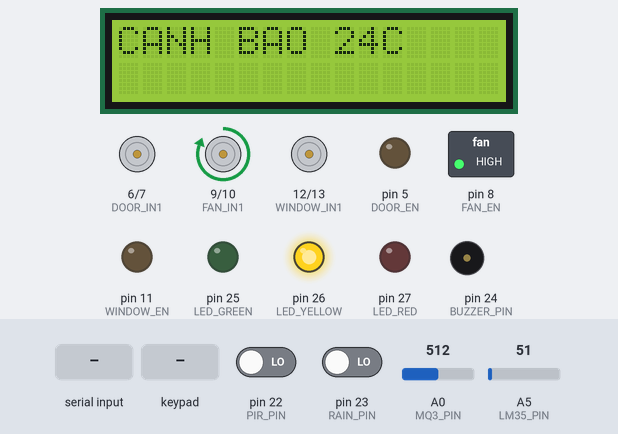
Bench run of a sketch on a simulated Arduino Mega 2560, built with avr-gcc and run on an emulated ATmega2560. On the bench: 16×2 character LCD, motor-driver pin pairs drawn as motors (green arrow = first pin HIGH = forward, orange = second pin HIGH = backward, longer = more drive), switched loads named in the sketch (green lamp = pin HIGH), output pins drawn as LEDs (lit = HIGH), buzzer (waves = sounding, pin HIGH). Inputs (shaded band) come from the test bench; at power-on: A5 (LM35_PIN) = 51, pin 22 (PIR_PIN) LOW, pin 23 (RAIN_PIN) LOW, A0 (MQ3_PIN) = 512. What the sketch prints to the serial monitor is not drawn.

Above: at 2.2 s.
2.3 s: "FACE_OK\n" received over the second serial link
At 3.4 s:
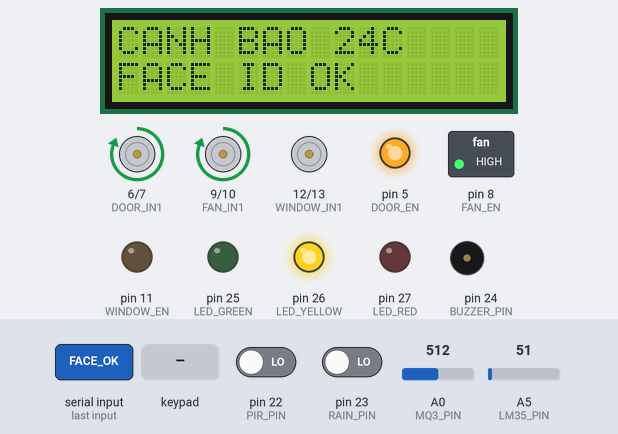
5.3 s: A5 (LM35_PIN) set to 75
At 6.6 s:
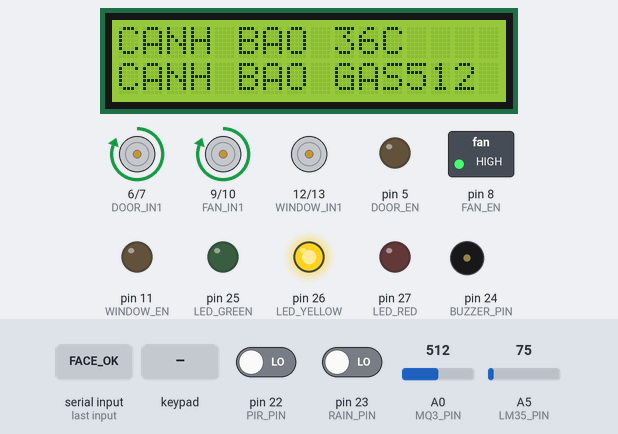
6.9 s: A5 (LM35_PIN) set to 91
At 7.8 s:
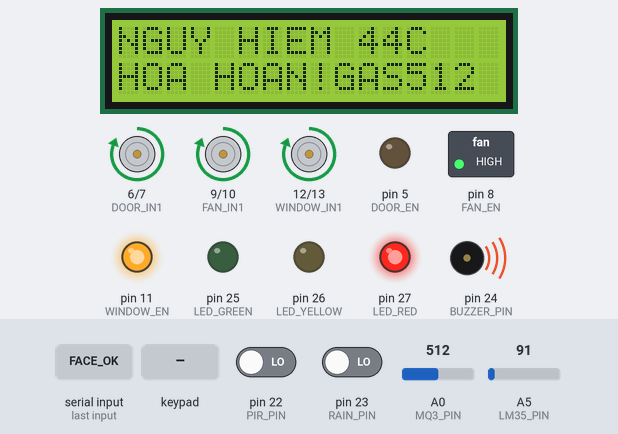
8.5 s: keypad keys 1 2 3 4 * pressed 0.4 s apart
At 11.5 s:
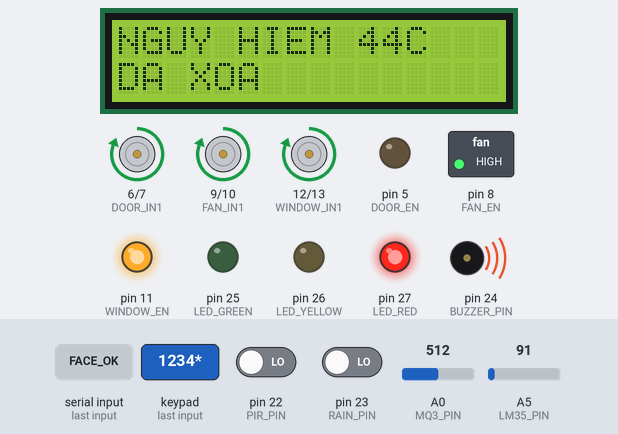
12.0 s: keypad keys 1 2 3 4 # pressed 0.4 s apart
At 14.2 s:
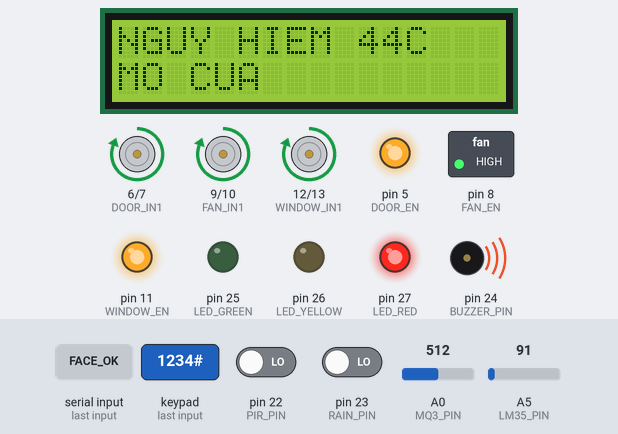
17.0 s: keypad keys 4 0 4 1 4 2 # pressed 0.4 s apart
At 20.9 s:
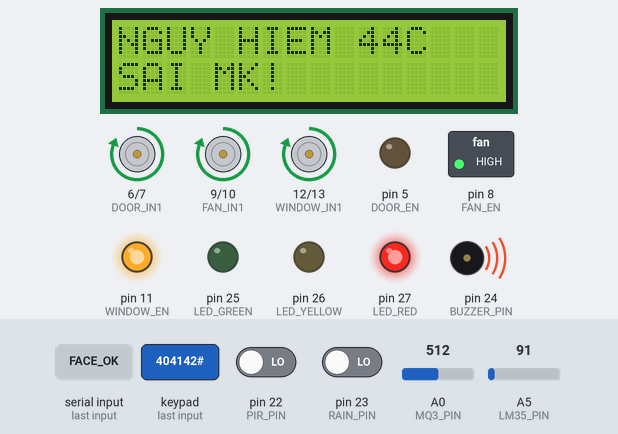
Timing chart, 0 to 22.4 s (numbered marks = the images above; inputs shaded):
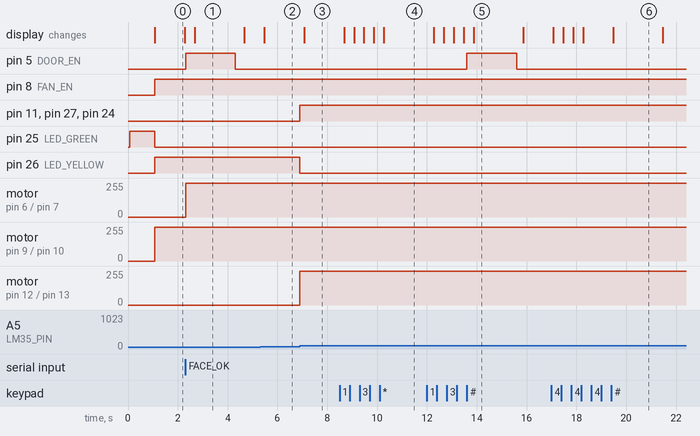

The sketch:

code.ino
```cpp
#include <LiquidCrystal.h>
#include <Keypad.h>

// ================= CẤU HÌNH LCD 16X2 =================
const int LCD_RS = 30, LCD_E = 31, LCD_D4 = 32, LCD_D5 = 33, LCD_D6 = 34, LCD_D7 = 35;
LiquidCrystal lcd(LCD_RS, LCD_E, LCD_D4, LCD_D5, LCD_D6, LCD_D7);

// ================= CHÂN CẢM BIẾN (SENSORS) =================
const int MQ3_PIN   = A0; // BIẾN TRỞ NỐI VÀO ĐÂY
const int LM35_PIN  = A5;
const int PIR_PIN   = 22;
const int RAIN_PIN  = 23;

// ================= CHÂN ĐIỀU KHIỂN =================
const int BUZZER_PIN = 24;
const int LED_GREEN  = 25, LED_YELLOW = 26, LED_RED = 27;

// ================= ĐỘNG CƠ L293D =================
const int DOOR_EN = 5, DOOR_IN1 = 6, DOOR_IN2 = 7;
const int FAN_EN = 8, FAN_IN1 = 9, FAN_IN2 = 10;
const int WINDOW_EN = 11, WINDOW_IN1 = 12, WINDOW_IN2 = 13;

// ================= BÀN PHÍM (KEYPAD) =================
const byte ROWS = 4, COLS = 3;
char keys[ROWS][COLS] = {{'1','2','3'}, {'4','5','6'}, {'7','8','9'}, {'*','0','#'}};
byte rowPins[ROWS] = {36, 37, 38, 39};
byte colPins[COLS] = {40, 41, 42};
Keypad keypad = Keypad(makeKeymap(keys), rowPins, colPins, ROWS, COLS);

// ================= BIẾN HỆ THỐNG =================
String inputPassword = "";
const String adminPassword = "1234";
int wrongPassCount = 0;

bool autoMode = true;
bool fanStatus = false, doorStatus = false, windowStatus = false, buzzerStatus = false;
String systemLevel = "AN TOAN", lastMessage = "HE THONG OK";
String tempMsg = "";

unsigned long lastSend = 0, lastLcd = 0, msgTimer = 0;
unsigned long doorTimer = 0, windowTimer = 0;
bool isDoorMoving = false, isWindowMoving = false;

const unsigned long MOTOR_TIME = 2000;
const unsigned long MSG_HOLD   = 2000; // Giữ tin nhắn 2 giây để kịp đọc

// ================= SETUP =================
void setup() {
  Serial.begin(9600);
  Serial1.begin(9600);

  lcd.begin(16, 2);
  lcd.print("DANG KHOI DONG");

  pinMode(PIR_PIN, INPUT); pinMode(RAIN_PIN, INPUT);
  pinMode(BUZZER_PIN, OUTPUT);
  pinMode(LED_GREEN, OUTPUT); pinMode(LED_YELLOW, OUTPUT); pinMode(LED_RED, OUTPUT);

  pinMode(DOOR_EN, OUTPUT); pinMode(DOOR_IN1, OUTPUT); pinMode(DOOR_IN2, OUTPUT);
  pinMode(FAN_EN, OUTPUT); pinMode(FAN_IN1, OUTPUT); pinMode(FAN_IN2, OUTPUT);
  pinMode(WINDOW_EN, OUTPUT); pinMode(WINDOW_IN1, OUTPUT); pinMode(WINDOW_IN2, OUTPUT);

  stopAll();
  setLedSafe();
  delay(1000);
  lcd.clear();
}

// ================= LOOP =================
void loop() {
  // Đọc giá trị từ biến trở giả lập Gas
  int gas = analogRead(MQ3_PIN);
  float t = (analogRead(LM35_PIN) * 5.0 / 1023.0) * 100.0;
  int pir = digitalRead(PIR_PIN);
  int rain = digitalRead(RAIN_PIN);

  handleKeypad();
  readSerial();
  updateMotors();

  if (autoMode) {
    autoLogic(gas, t, pir, rain);
  }

  updateDisplay(gas, t);

  if (millis() - lastSend >= 1500) {
    lastSend = millis();
    sendData(gas, t, pir, rain);
  }
}

// ================= LOGIC TỰ ĐỘNG =================
void autoLogic(int gas, float temp, int pir, int rain) {
  bool needsFan = (temp > 35.0 || gas > 300);
  bool isDanger = (temp > 40.0 || gas > 600);
  bool isRaining = (rain == HIGH);

  if (isDanger) {
    systemLevel = "NGUY HIEM";
    lastMessage = (gas > 600) ? "KHI GAS CAO!" : "HOA HOAN!";
    setLedDanger(); buzzerOn(); fanOn();
    if (!isRaining && !isWindowMoving) startWindow(true);
  }
  else if (needsFan || isRaining) {
    systemLevel = "CANH BAO";
    if (gas > 300) lastMessage = "CANH BAO GAS";
    else if (temp > 35.0) lastMessage = "NHIET DO CAO";
    else lastMessage = "CO MUA - DONG CS";

    setLedWarning(); buzzerOff();
    if (needsFan) fanOn(); else fanOff();
    // Chỉ đóng cửa sổ nếu đang mưa và chưa quay
    if (isRaining && !isWindowMoving) startWindow(false);
    // Tránh bật/tắt liên tục - nếu window đang quay thì không can thiệp
  }
  else {
    systemLevel = "AN TOAN";
    lastMessage = (pir == HIGH) ? "CO NGUOI" : "HE THONG OK";
    setLedSafe(); buzzerOff();
    if (!isDoorMoving && !isWindowMoving) fanOff();
  }
}

// ================= GIAO DIỆN LCD =================
void updateDisplay(int gas, float t) {
  if (millis() - lastLcd < 400) return; // Cập nhật nhanh hơn để thấy biến trở nhảy số
  lastLcd = millis();

  lcd.setCursor(0, 0);
  lcd.print(systemLevel); lcd.print(" "); lcd.print((int)t); lcd.print("C  ");

  lcd.setCursor(0, 1);
  // Ưu tiên hiện tin nhắn sự kiện (nhập pass, face id) trong 2s
  if (millis() - msgTimer < MSG_HOLD) {
    lcd.print(tempMsg); lcd.print("          ");
  }
  else if (inputPassword.length() > 0) {
    lcd.print("PASS: ");
    for(int i=0; i<inputPassword.length(); i++) lcd.print("*");
    lcd.print("    ");
  }
  else {
    // Hiện giá trị gas thực tế khi xoay biến trở
    lcd.print(lastMessage);
    lcd.setCursor(12, 1);
    lcd.print(gas); lcd.print("  ");
  }
}

// ================= CÁC HÀM ĐIỀU KHIỂN =================
void updateMotors() {
  if (isDoorMoving && (millis() - doorTimer >= MOTOR_TIME)) {
    digitalWrite(DOOR_EN, LOW); isDoorMoving = false;
  }
  if (isWindowMoving && (millis() - windowTimer >= MOTOR_TIME)) {
    digitalWrite(WINDOW_EN, LOW); isWindowMoving = false;
  }
}

void startDoor(bool open) {
  // Nếu đang quay, dừng trước
  if (isDoorMoving) {
    digitalWrite(DOOR_EN, LOW);
    isDoorMoving = false;
    delay(100);  // Chờ motor dừng
  }

  digitalWrite(DOOR_EN, HIGH);
  digitalWrite(DOOR_IN1, open ? HIGH : LOW);
  digitalWrite(DOOR_IN2, open ? LOW : HIGH);
  doorStatus = open;
  doorTimer = millis();
  isDoorMoving = true;
}

void stopDoor() {
  if (isDoorMoving) {
    digitalWrite(DOOR_EN, LOW);
    isDoorMoving = false;
  }
}

void startWindow(bool open) {
  // Nếu đang quay, dừng trước
  if (isWindowMoving) {
    digitalWrite(WINDOW_EN, LOW);
    isWindowMoving = false;
    delay(100);  // Chờ motor dừng
  }

  digitalWrite(WINDOW_EN, HIGH);
  digitalWrite(WINDOW_IN1, open ? HIGH : LOW);
  digitalWrite(WINDOW_IN2, open ? LOW : HIGH);
  windowStatus = open;
  windowTimer = millis();
  isWindowMoving = true;
}

void stopWindow() {
  if (isWindowMoving) {
    digitalWrite(WINDOW_EN, LOW);
    isWindowMoving = false;
  }
}

void handleKeypad() {
  char key = keypad.getKey();
  if (!key) return;
  if (key == '*') { inputPassword = ""; tempMsg = "DA XOA"; msgTimer = millis(); }
  else if (key == '#') {
    if (inputPassword == adminPassword) { startDoor(true); tempMsg = "MO CUA"; }
    else { tempMsg = "SAI MK!"; wrongPassCount++; if(wrongPassCount>=3) buzzerOn(); }
    inputPassword = ""; msgTimer = millis();
  } else if (inputPassword.length() < 4) inputPassword += key;
}

void readSerial() {
  if (Serial1.available()) {
    String cmd = Serial1.readStringUntil('\n');
    cmd.trim(); cmd.toUpperCase();

    if (cmd == "FACE_OK" || cmd == "DOOR_OPEN") {
      startDoor(true);
      tempMsg = "FACE ID OK";
      msgTimer = millis();
      Serial1.println("DOOR_OPEN|OK");  // Gửi response
      Serial.println("DOOR_OPEN|OK");
    }
    else if (cmd == "FAN_ON") {
      fanOn();
      Serial1.println("FAN_ON|OK");  // Gửi response
      Serial.println("FAN_ON|OK");
    }
    else if (cmd == "FAN_OFF") {
      fanOff();
      Serial1.println("FAN_OFF|OK");  // Gửi response
      Serial.println("FAN_OFF|OK");
    }
    else if (cmd == "DOOR_CLOSE") {
      startDoor(false);
      Serial1.println("DOOR_CLOSE|OK");
      Serial.println("DOOR_CLOSE|OK");
    }
    else if (cmd == "WINDOW_OPEN") {
      startWindow(true);
      Serial1.println("WINDOW_OPEN|OK");
      Serial.println("WINDOW_OPEN|OK");
    }
    else if (cmd == "WINDOW_CLOSE") {
      startWindow(false);
      Serial1.println("WINDOW_CLOSE|OK");
      Serial.println("WINDOW_CLOSE|OK");
    }
    else if (cmd == "BUZZER_ON") {
      buzzerOn();
      Serial1.println("BUZZER_ON|OK");
      Serial.println("BUZZER_ON|OK");
    }
    else if (cmd == "BUZZER_OFF") {
      buzzerOff();
      Serial1.println("BUZZER_OFF|OK");
      Serial.println("BUZZER_OFF|OK");
    }
    else if (cmd == "MODE_AUTO") {
      autoMode = true;
      Serial1.println("MODE_AUTO|OK");
      Serial.println("MODE_AUTO|OK");
    }
    else if (cmd == "MODE_MANUAL") {
      autoMode = false;
      Serial1.println("MODE_MANUAL|OK");
      Serial.println("MODE_MANUAL|OK");
    }
  }
}

void fanOn() {
  if (!fanStatus) {
    digitalWrite(FAN_IN1, HIGH);   // Set direction
    digitalWrite(FAN_IN2, LOW);
    analogWrite(FAN_EN, 255);      // PWM 100% power (0-255)
    fanStatus = true;
  }
}

void fanOff() {
  if (fanStatus) {
    analogWrite(FAN_EN, 0);        // PWM 0% power
    fanStatus = false;
  }
}
void buzzerOn() { digitalWrite(BUZZER_PIN, HIGH); buzzerStatus = true; }
void buzzerOff() { digitalWrite(BUZZER_PIN, LOW); buzzerStatus = false; }
void setLedSafe() { digitalWrite(LED_GREEN, HIGH); digitalWrite(LED_YELLOW, LOW); digitalWrite(LED_RED, LOW); }
void setLedWarning() { digitalWrite(LED_GREEN, LOW); digitalWrite(LED_YELLOW, HIGH); digitalWrite(LED_RED, LOW); }
void setLedDanger() { digitalWrite(LED_GREEN, LOW); digitalWrite(LED_YELLOW, LOW); digitalWrite(LED_RED, HIGH); }
void stopAll() { digitalWrite(DOOR_EN, LOW); digitalWrite(FAN_EN, LOW); digitalWrite(WINDOW_EN, LOW); buzzerOff(); }
void sendLine(String t) { Serial.println(t); Serial1.println(t); }
void sendData(int g, float t, int p, int r) {
  // Gửi sensor data + trạng thái thiết bị
  String d = "STAT|GAS:" + String(g)
           + "|TEMP:" + String(t,1)
           + "|PIR:" + String(p)
           + "|RAIN:" + String(r)
           + "|QUAT:" + (fanStatus ? "BAT" : "TAT")
           + "|CUA_CHINH:" + (doorStatus ? "MO" : "DONG")
           + "|CUA_SO:" + (windowStatus ? "MO" : "DONG")
           + "|COI_BAO:" + (buzzerStatus ? "BAT" : "TAT")
           + "|MODE:" + (autoMode ? "A" : "M");
  Serial1.println(d);
}
```

Measured:
- the behaviour switches between 81 and 82 on A5 (LM35_PIN) (found by bisection; images 2 and 3)
- after the input at 2.3 s, pin 5 (DOOR_EN): LOW → HIGH at once, → LOW 2.0 s later; motor on pin 6 (DOOR_IN1) / pin 7 (DOOR_IN2): stopped → forward 255/255 at once; the display: changes after 0.37 s (image 1)
- after the input at 5.3 s, the display: changes after 0.17 s (image 2)
- after the input at 6.9 s, pin 11 (WINDOW_EN), pin 27 (LED_RED), pin 24 (BUZZER_PIN): LOW → HIGH at once; pin 26 (LED_YELLOW): HIGH → LOW at once; motor on pin 12 (WINDOW_IN1) / pin 13 (WINDOW_IN2): stopped → forward 255/255 at once; the display: changes after 0.17 s (image 3)
- after the input at 8.5 s, the display: first changes after 0.17 s (image 4 shows a later state)
- after the input at 12.0 s, pin 5 (DOOR_EN): LOW → HIGH after 1.6 s, → LOW 2.0 s later; the display: first changes after 0.27 s (image 5 shows a later state)
- after the input at 17.0 s, the display: first changes after 0.07 s (image 6 shows a later state)
